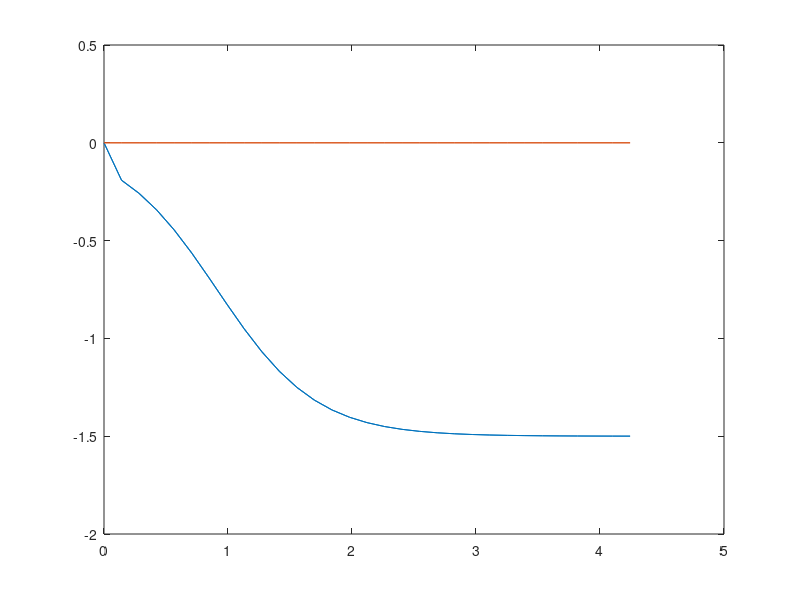

The MATLAB script that drew this image:
clear
clc
close all
%%

des_pose = [0;0];
start_pose = [-3;-3];
end_pose = [3;3];
traj = [start_pose(1):0.1:end_pose(1); start_pose(2):0.1:end_pose(2)];

deadzone = 0.1;
vel_max = 1.5;
kp = 0.8;
x_0 = 1;
alpha = 0.4;
x_vel = zeros(1,length(traj));
y_vel = zeros(1,length(traj));
euclidean_distance = zeros(1,length(traj));

for i = 1:length(traj)
    x_error = (des_pose(1) - traj(1,i));
    y_error = (des_pose(2) - traj(2,i));
    
    euclidean_distance(i) = sqrt( x_error^2 + y_error^2);
    
    if euclidean_distance(i) < deadzone
        velocity_request = 0;
    else
        velocity_request = vel_max * 1/(1+kp * exp(-(euclidean_distance(i) - x_0)/alpha));
    end
    
    theta = atan2(y_error, x_error) - atan2(traj(2,i), traj(1,i));
    x_vel(i) = velocity_request * cos(theta);
    y_vel(i) = velocity_request * sin(theta);
end


plot(euclidean_distance , x_vel, euclidean_distance, y_vel)